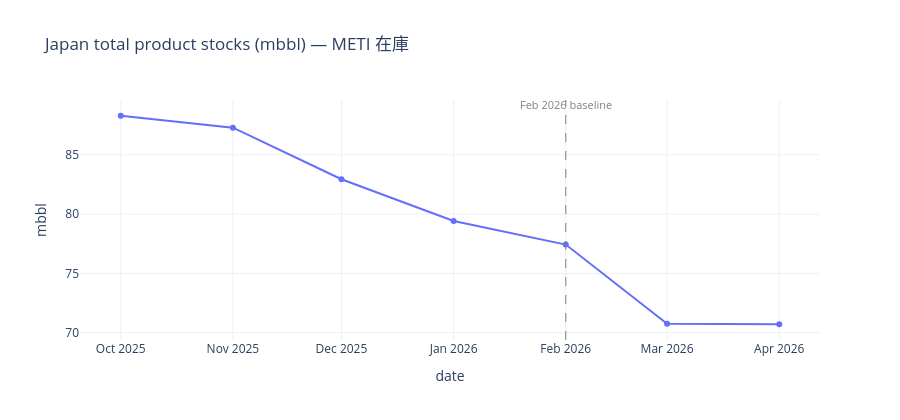
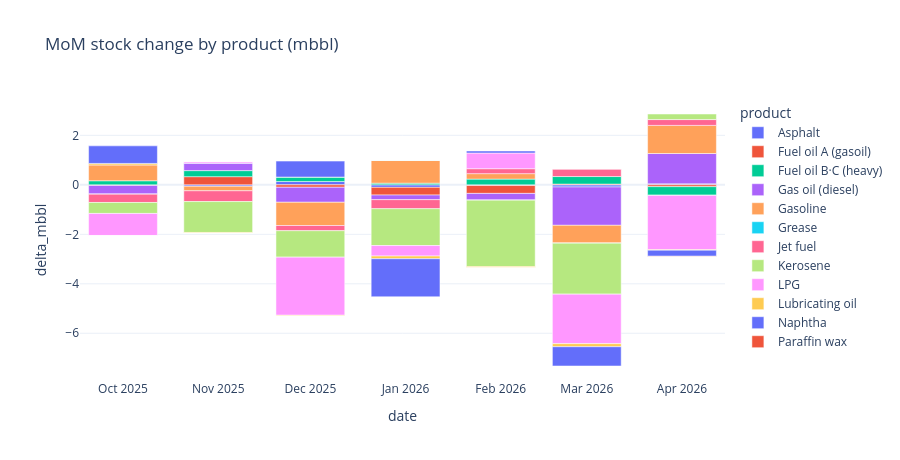

Source (notebook cell) for these figures, in order:
### Markdown cell above
## 8. Closing stocks (CLOSTLV)

METI **在庫** from 確報 — month-end inventories in native **kL** (tonnes for LPG / asphalt / grease / paraffin), shown here as **mbbl** (thousand barrels → million bbl).

Baseline for the post–late-Feb 2026 window: **Feb 2026** closing level. MoM change = stock draw (negative) or build (positive).

The summary table has a **total** column (headline inventory change, same value on every row) and a **Total** row with Feb / latest levels.

History depth follows cached 確報 files (not 年報).

### Code cell
if inventories_kb.empty:
    print(
        "[skip] No CLOSTLV rows — run: python scripts/update_japan.py --no-download --reparse-all"
    )
else:
    WAR_BASELINE = INVENTORY_FOCUS_START
    stk = inventories_kb.copy()
    stk["value_mbbl"] = stk["value_kb"] / 1000.0
    stk = stk.sort_values(["product_native", "date"])
    stk["delta_mbbl"] = stk.groupby("product_native")["value_mbbl"].diff()

    baseline = (
        stk[stk["date"] == WAR_BASELINE]
        .set_index("product_native")["value_mbbl"]
    )
    latest_date = stk["date"].max()
    latest = stk[stk["date"] == latest_date].set_index("product_native")["value_mbbl"]

    chg = (latest - baseline).rename("change_mbbl_since_feb2026")
    summary = pd.DataFrame({"feb_2026_mbbl": baseline, "latest_mbbl": latest}).join(chg)
    summary["latest_month"] = latest_date.strftime("%Y-%m")
    summary.index = summary.index.map(lambda s: DISPLAY_LABELS.get(s, s))

    # Total row: sum stocks across headline products (matches the level chart below).
    by_date = stk.groupby("date", as_index=False)["value_mbbl"].sum()
    tot_feb = float(by_date.loc[by_date["date"] == WAR_BASELINE, "value_mbbl"].iloc[0])
    tot_latest = float(by_date.loc[by_date["date"] == latest_date, "value_mbbl"].iloc[0])
    total_row = pd.DataFrame(
        [
            {
                "feb_2026_mbbl": tot_feb,
                "latest_mbbl": tot_latest,
                "change_mbbl_since_feb2026": tot_latest - tot_feb,
                "latest_month": latest_date.strftime("%Y-%m"),
            }
        ],
        index=["Total"],
    )
    grand_change = tot_latest - tot_feb
    summary_sorted = summary.sort_values("change_mbbl_since_feb2026")
    summary_sorted["total"] = grand_change
    total_row["total"] = grand_change
    summary_out = pd.concat([summary_sorted, total_row])
    display(summary_out.round(3))
    print(
        f"Total inventory change (Feb 2026 → {latest_date:%Y-%m}): "
        f"{total_row['change_mbbl_since_feb2026'].iloc[0]:+.3f} mbbl"
    )

    total = stk.groupby("date", as_index=False)["value_mbbl"].sum()
    total = total.sort_values("date")
    total["delta_mbbl"] = total["value_mbbl"].diff()

    recent = total[total["date"] >= "2025-10-01"]
    fig = px.line(
        recent,
        x="date",
        y="value_mbbl",
        title="Japan total product stocks (mbbl) — METI 在庫",
        markers=True,
    )
    fig.add_shape(
        type="line",
        x0=WAR_BASELINE,
        x1=WAR_BASELINE,
        y0=0,
        y1=1,
        yref="paper",
        line=dict(color="gray", width=1, dash="dash"),
    )
    fig.add_annotation(
        x=WAR_BASELINE,
        y=1.02,
        xref="x",
        yref="paper",
        text="Feb 2026 baseline",
        showarrow=False,
        font=dict(color="gray", size=11),
    )
    fig.update_layout(height=420, template="plotly_white", yaxis_title="mbbl")
    fig.show()

    mom = stk[stk["date"] >= "2025-10-01"].copy()
    mom["product"] = mom["product_native"].map(DISPLAY_LABELS)
    fig2 = px.bar(
        mom,
        x="date",
        y="delta_mbbl",
        color="product",
        barmode="relative",
        title="MoM stock change by product (mbbl)",
    )
    fig2.update_layout(height=460, template="plotly_white")
    fig2.show()

### Figure 1 — Plotly figure (JSON) as saved in the notebook; plotly's stock layout.template omitted (floating-point values rounded to 4 significant figures)
{"data": [{"hovertemplate": "date=%{x}<br>value_mbbl=%{y}<extra></extra>", "legendgroup": "", "line": {"color": "#636efa", "dash": "solid"}, "marker": {"symbol": "circle"}, "mode": "lines+markers", "name": "", "orientation": "v", "showlegend": false, "type": "scatter", "x": ["2025-10-01T00:00:00.000000", "2025-11-01T00:00:00.000000", "2025-12-01T00:00:00.000000", "2026-01-01T00:00:00.000000", "2026-02-01T00:00:00.000000", "2026-03-01T00:00:00.000000", "2026-04-01T00:00:00.000000"], "xaxis": "x", "y": [88.29, 87.29, 82.94, 79.41, 77.43, 70.75, 70.71], "yaxis": "y"}], "layout": {"annotations": [{"font": {"color": "gray", "size": 11}, "showarrow": false, "text": "Feb 2026 baseline", "x": "2026-02-01T00:00:00", "xref": "x", "y": 1.02, "yref": "paper"}], "height": 420, "legend": {"tracegroupgap": 0}, "shapes": [{"line": {"color": "gray", "dash": "dash", "width": 1}, "type": "line", "x0": "2026-02-01T00:00:00", "x1": "2026-02-01T00:00:00", "y0": 0, "y1": 1, "yref": "paper"}], "title": {"text": "Japan total product stocks (mbbl) — METI 在庫"}, "xaxis": {"anchor": "y", "domain": [0, 1], "title": {"text": "date"}}, "yaxis": {"anchor": "x", "domain": [0, 1], "title": {"text": "mbbl"}}}}

### Figure 2 — Plotly figure (JSON) as saved in the notebook; plotly's stock layout.template omitted (floating-point values rounded to 4 significant figures)
{"data": [{"hovertemplate": "product=Asphalt<br>date=%{x}<br>delta_mbbl=%{y}<extra></extra>", "legendgroup": "Asphalt", "marker": {"color": "#636efa", "pattern": {"shape": ""}}, "name": "Asphalt", "orientation": "v", "showlegend": true, "textposition": "auto", "type": "bar", "x": ["2025-10-01T00:00:00.000000", "2025-11-01T00:00:00.000000", "2025-12-01T00:00:00.000000", "2026-01-01T00:00:00.000000", "2026-02-01T00:00:00.000000", "2026-03-01T00:00:00.000000", "2026-04-01T00:00:00.000000"], "xaxis": "x", "y": [0.0001636, -0.05858, 0.1332, -0.102, -0.02734, -0.08698, 0.03952], "yaxis": "y"}, {"hovertemplate": "product=Fuel oil A (gasoil)<br>date=%{x}<br>delta_mbbl=%{y}<extra></extra>", "legendgroup": "Fuel oil A (gasoil)", "marker": {"color": "#EF553B", "pattern": {"shape": ""}}, "name": "Fuel oil A (gasoil)", "orientation": "v", "showlegend": true, "textposition": "auto", "type": "bar", "x": ["2025-10-01T00:00:00.000000", "2025-11-01T00:00:00.000000", "2025-12-01T00:00:00.000000", "2026-01-01T00:00:00.000000", "2026-02-01T00:00:00.000000", "2026-03-01T00:00:00.000000", "2026-04-01T00:00:00.000000"], "xaxis": "x", "y": [-0.02549, 0.3304, -0.09836, -0.3106, -0.3187, 0.03029, -0.0737], "yaxis": "y"}, {"hovertemplate": "product=Fuel oil B·C (heavy)<br>date=%{x}<br>delta_mbbl=%{y}<extra></extra>", "legendgroup": "Fuel oil B·C (heavy)", "marker": {"color": "#00cc96", "pattern": {"shape": ""}}, "name": "Fuel oil B·C (heavy)", "orientation": "v", "showlegend": true, "textposition": "auto", "type": "bar", "x": ["2025-10-01T00:00:00.000000", "2025-11-01T00:00:00.000000", "2025-12-01T00:00:00.000000", "2026-01-01T00:00:00.000000", "2026-02-01T00:00:00.000000", "2026-03-01T00:00:00.000000", "2026-04-01T00:00:00.000000"], "xaxis": "x", "y": [0.1649, 0.2444, 0.181, 0.0677, 0.2317, 0.3053, -0.3468], "yaxis": "y"}, {"hovertemplate": "product=Gas oil (diesel)<br>date=%{x}<br>delta_mbbl=%{y}<extra></extra>", "legendgroup": "Gas oil (diesel)", "marker": {"color": "#ab63fa", "pattern": {"shape": ""}}, "name": "Gas oil (diesel)", "orientation": "v", "showlegend": true, "textposition": "auto", "type": "bar", "x": ["2025-10-01T00:00:00.000000", "2025-11-01T00:00:00.000000", "2025-12-01T00:00:00.000000", "2026-01-01T00:00:00.000000", "2026-02-01T00:00:00.000000", "2026-03-01T00:00:00.000000", "2026-04-01T00:00:00.000000"], "xaxis": "x", "y": [-0.3497, 0.3038, -0.6059, -0.187, -0.2722, -1.549, 1.227], "yaxis": "y"}, {"hovertemplate": "product=Gasoline<br>date=%{x}<br>delta_mbbl=%{y}<extra></extra>", "legendgroup": "Gasoline", "marker": {"color": "#FFA15A", "pattern": {"shape": ""}}, "name": "Gasoline", "orientation": "v", "showlegend": true, "textposition": "auto", "type": "bar", "x": ["2025-10-01T00:00:00.000000", "2025-11-01T00:00:00.000000", "2025-12-01T00:00:00.000000", "2026-01-01T00:00:00.000000", "2026-02-01T00:00:00.000000", "2026-03-01T00:00:00.000000", "2026-04-01T00:00:00.000000"], "xaxis": "x", "y": [0.6381, -0.1818, -0.9393, 0.9186, 0.2209, -0.7177, 1.136], "yaxis": "y"}, {"hovertemplate": "product=Grease<br>date=%{x}<br>delta_mbbl=%{y}<extra></extra>", "legendgroup": "Grease", "marker": {"color": "#19d3f3", "pattern": {"shape": ""}}, "name": "Grease", "orientation": "v", "showlegend": true, "textposition": "auto", "type": "bar", "x": ["2025-10-01T00:00:00.000000", "2025-11-01T00:00:00.000000", "2025-12-01T00:00:00.000000", "2026-01-01T00:00:00.000000", "2026-02-01T00:00:00.000000", "2026-03-01T00:00:00.000000", "2026-04-01T00:00:00.000000"], "xaxis": "x", "y": [-0.000877, 0.003002, 0.0003066, 0.004036, -0.0002995, -0.002503, -0.005975], "yaxis": "y"}, {"hovertemplate": "product=Jet fuel<br>date=%{x}<br>delta_mbbl=%{y}<extra></extra>", "legendgroup": "Jet fuel", "marker": {"color": "#FF6692", "pattern": {"shape": ""}}, "name": "Jet fuel", "orientation": "v", "showlegend": true, "textposition": "auto", "type": "bar", "x": ["2025-10-01T00:00:00.000000", "2025-11-01T00:00:00.000000", "2025-12-01T00:00:00.000000", "2026-01-01T00:00:00.000000", "2026-02-01T00:00:00.000000", "2026-03-01T00:00:00.000000", "2026-04-01T00:00:00.000000"], "xaxis": "x", "y": [-0.3365, -0.4357, -0.2105, -0.3662, 0.1998, 0.3008, 0.2362], "yaxis": "y"}, {"hovertemplate": "product=Kerosene<br>date=%{x}<br>delta_mbbl=%{y}<extra></extra>", "legendgroup": "Kerosene", "marker": {"color": "#B6E880", "pattern": {"shape": ""}}, "name": "Kerosene", "orientation": "v", "showlegend": true, "textposition": "auto", "type": "bar", "x": ["2025-10-01T00:00:00.000000", "2025-11-01T00:00:00.000000", "2025-12-01T00:00:00.000000", "2026-01-01T00:00:00.000000", "2026-02-01T00:00:00.000000", "2026-03-01T00:00:00.000000", "2026-04-01T00:00:00.000000"], "xaxis": "x", "y": [-0.444, -1.249, -1.069, -1.488, -2.687, -2.061, 0.2244], "yaxis": "y"}, {"hovertemplate": "product=LPG<br>date=%{x}<br>delta_mbbl=%{y}<extra></extra>", "legendgroup": "LPG", "marker": {"color": "#FF97FF", "pattern": {"shape": ""}}, "name": "LPG", "orientation": "v", "showlegend": true, "textposition": "auto", "type": "bar", "x": ["2025-10-01T00:00:00.000000", "2025-11-01T00:00:00.000000", "2025-12-01T00:00:00.000000", "2026-01-01T00:00:00.000000", "2026-02-01T00:00:00.000000", "2026-03-01T00:00:00.000000", "2026-04-01T00:00:00.000000"], "xaxis": "x", "y": [-0.8904, 0.05719, -2.349, -0.4249, 0.6339, -2.001, -2.202], "yaxis": "y"}, {"hovertemplate": "product=Lubricating oil<br>date=%{x}<br>delta_mbbl=%{y}<extra></extra>", "legendgroup": "Lubricating oil", "marker": {"color": "#FECB52", "pattern": {"shape": ""}}, "name": "Lubricating oil", "orientation": "v", "showlegend": true, "textposition": "auto", "type": "bar", "x": ["2025-10-01T00:00:00.000000", "2025-11-01T00:00:00.000000", "2025-12-01T00:00:00.000000", "2026-01-01T00:00:00.000000", "2026-02-01T00:00:00.000000", "2026-03-01T00:00:00.000000", "2026-04-01T00:00:00.000000"], "xaxis": "x", "y": [0.06209, -0.02569, -0.02979, -0.1087, -0.04136, -0.1247, -0.01353], "yaxis": "y"}, {"hovertemplate": "product=Naphtha<br>date=%{x}<br>delta_mbbl=%{y}<extra></extra>", "legendgroup": "Naphtha", "marker": {"color": "#636efa", "pattern": {"shape": ""}}, "name": "Naphtha", "orientation": "v", "showlegend": true, "textposition": "auto", "type": "bar", "x": ["2025-10-01T00:00:00.000000", "2025-11-01T00:00:00.000000", "2025-12-01T00:00:00.000000", "2026-01-01T00:00:00.000000", "2026-02-01T00:00:00.000000", "2026-03-01T00:00:00.000000", "2026-04-01T00:00:00.000000"], "xaxis": "x", "y": [0.7107, 0.008906, 0.645, -1.538, 0.08203, -0.7785, -0.2445], "yaxis": "y"}, {"hovertemplate": "product=Paraffin wax<br>date=%{x}<br>delta_mbbl=%{y}<extra></extra>", "legendgroup": "Paraffin wax", "marker": {"color": "#EF553B", "pattern": {"shape": ""}}, "name": "Paraffin wax", "orientation": "v", "showlegend": true, "textposition": "auto", "type": "bar", "x": ["2025-10-01T00:00:00.000000", "2025-11-01T00:00:00.000000", "2025-12-01T00:00:00.000000", "2026-01-01T00:00:00.000000", "2026-02-01T00:00:00.000000", "2026-03-01T00:00:00.000000", "2026-04-01T00:00:00.000000"], "xaxis": "x", "y": [-0.002303, 4.991e-05, -0.005184, 0.007957, -0.003936, 0.007208, -0.01484], "yaxis": "y"}], "layout": {"barmode": "relative", "height": 460, "legend": {"title": {"text": "product"}, "tracegroupgap": 0}, "title": {"text": "MoM stock change by product (mbbl)"}, "xaxis": {"anchor": "y", "domain": [0, 1], "title": {"text": "date"}}, "yaxis": {"anchor": "x", "domain": [0, 1], "title": {"text": "delta_mbbl"}}}}
